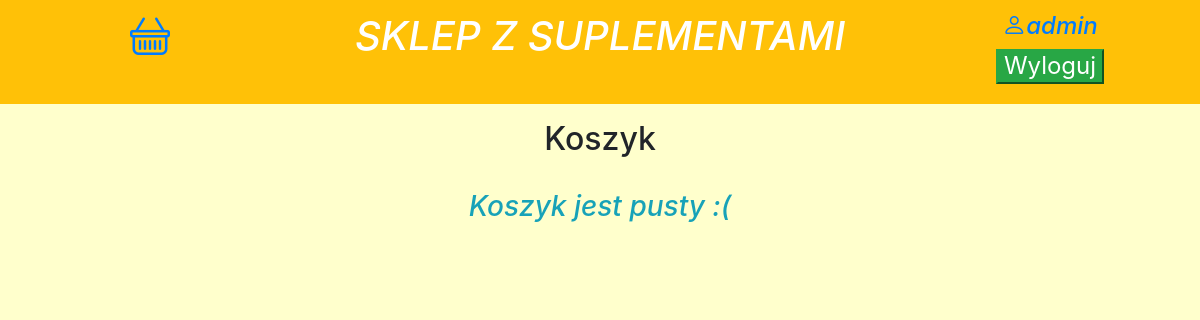
Page /koszyk/ (signed in) on the earlier database version.
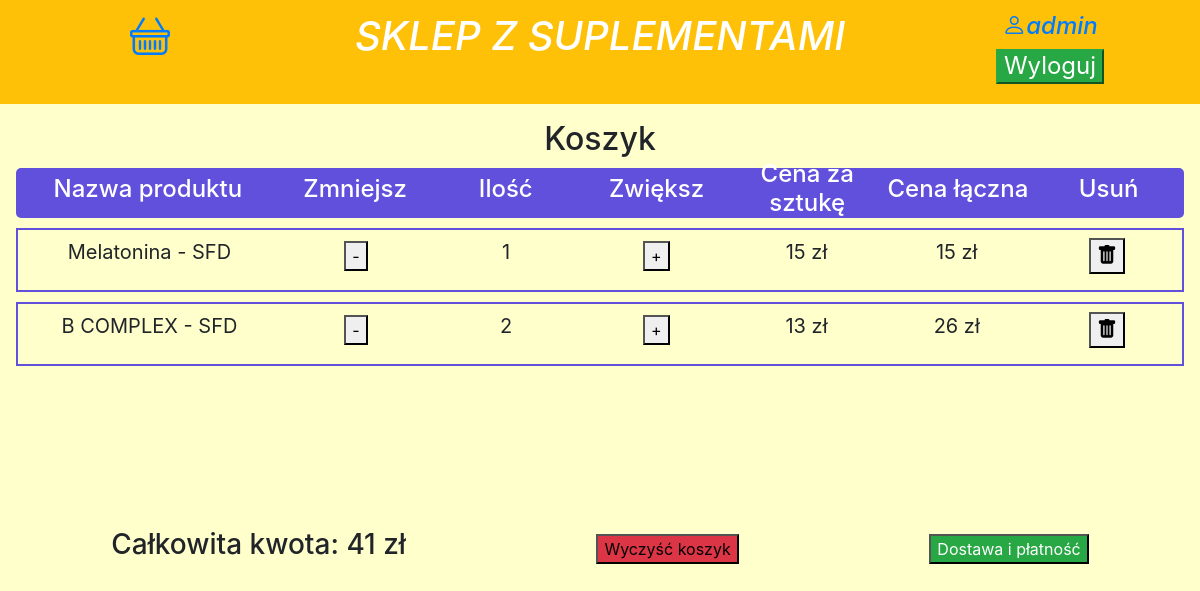
Same page on the later database version.
### Main/models.py (models this page shows, shortened)
class ElementKoszyka(models.Model):
    produkt = models.ForeignKey(Supplement, on_delete=models.CASCADE, related_name='items')
    koszyk = models.ForeignKey(Koszyk, on_delete=models.CASCADE, related_name='cartitems')
    ilosc = models.IntegerField(default=0)
    class Meta:
        verbose_name = "Element koszyka"
        verbose_name_plural = "Elementy koszyka"
    @property
    def kwota(self):
        cena = self.produkt.cena.split()
        nowa_cena = int(cena[0]) * self.ilosc
        return nowa_cena

class Supplement(models.Model):
    kategoria = models.ForeignKey(Kategoria, on_delete=models.CASCADE, null=True)
    producent = models.ForeignKey(Producent, on_delete=models.CASCADE, null=True)
    foto = models.ForeignKey(Foto, on_delete=models.CASCADE, null=True)
    nazwa = models.CharField(max_length=50)
    opis = models.TextField(max_length=3500)
    dostepnosc = models.CharField(max_length=50)
    cena = models.CharField(max_length=50)
    rodzaj_suplementu = models.CharField(max_length=50)
    pojemnosc_suplementu = models.CharField(max_length=50)
    class Meta:
        verbose_name = "Suplement"
        verbose_name_plural = "Suplementy"

class Producent(models.Model):
    nazwa = models.CharField(max_length=50)
    def __str__(self):
        return self.nazwa
    class Meta:
        verbose_name = "Producent"
        verbose_name_plural = "Producenci"

class Koszyk(models.Model):
    id = models.UUIDField(default=uuid.uuid4, primary_key=True)
    klient = models.ForeignKey(User, on_delete=models.CASCADE)
    zamowione = models.BooleanField(default=False)
    class Meta:
        verbose_name = "Koszyk"
        verbose_name_plural = "Koszyk"
    @property
    def kompletna_kwota(self):
        elementy_koszyka = self.cartitems.all()
        cena = sum([produkt.kwota for produkt in elementy_koszyka])
        return cena

### Main/views.py (the view)
# urls.py: path('koszyk/', views.koszyk, name="koszyk"),
def koszyk(request):
    cart = None
    cartitems = []
    if request.user.is_authenticated:
        cart, created = Koszyk.objects.get_or_create(klient=request.user, zamowione=False)
        cartitems = cart.cartitems.all()
    context = {"cart": cart, "items": cartitems}
    return render(request, "koszyk.html", context)

### Main/templates/koszyk.html (shortened to what this page needs)
{% load static %}
<!DOCTYPE html>
<html lang="pl">
<head>
    {% load static %}
    <link rel="stylesheet" href="{% static 'css/bootstrap.min.css' %}">
    <link rel="stylesheet" href="{% static 'css/bootstrap.css' %}">
    <link rel="stylesheet" href="{% static 'css/style.css' %}">
    <link rel="stylesheet" href="https://cdn.jsdelivr.net/npm/bootstrap-icons@1.5.0/font/bootstrap-icons.css">
</head>
<body>
    <div class="row font-italic text-white bg-light">
        <div class="col-3 bg-warning d-none d-md-block">
            <h1><a href="{% url 'koszyk' %}"><span class="bi-basket"></span></a></h1>
        </div>
        <div class="col-6 bg-warning d-none d-md-block">
            <h1><a class="text-white" href="{% url 'index' %}"> SKLEP Z SUPLEMENTAMI </a></h1>
        </div>
        <div class="col-3 bg-warning d-none d-md-block">
            <h4>
                {% if request.user.is_anonymous %}
                    <h4><button class="btn-success"><a class="text-white" href="{% url 'wylogowanie' %}">Zaloguj</a></button></h4>
                {% else %}
                    <a href="{% url 'profil' %}"><span class="bi-person">{{ request.user }}</span></a>
                    <h4><button class="btn-success"><a class="text-white" href="{% url 'wylogowanie' %}">Wyloguj</a></button></h4>
                {% endif %}
            </h4>
        </div>
    </div>
    <div class="text-center p-3">
        <h2>Koszyk</h2>
    {% if not items %}
        <br><h3 class="font-italic text-info">Koszyk jest pusty :(</h3>
    {% endif %}
    {% if items %}
        <div class="heading">
            <div class="p_name"><h4>Nazwa produktu</h4></div>
            <div class="name"><h4>Zmniejsz</h4></div>
            <div class="name"><h4>Ilość</h4></div>
            <div class="name"><h4>Zwiększ</h4></div>
            <div class="name"><h4>Cena za sztukę</h4></div>
            <div class="name"><h4>Cena łączna</h4></div>
            <div class="name"><h4>Usuń</h4></div>
        </div>
        <div class="itemContainer">
            {% for suplement in items %}
                    <div class="item">
                      <div class="iteminfo">
                        <p>{{suplement.produkt.nazwa}} - {{ suplement.produkt.producent }}</p>
                      </div>
                        <div class="name"><p><button class="small mt-2 minus" value="{{ suplement.id }}">-</button></p></div>
                        <div class="name"><p>{{ suplement.ilosc }}</p></div>
                        <div class="name"><p><button class="small mt-2 plus" value="{{ suplement.id }}">+</button></p></div>
                        <div class="name"><p>{{suplement.produkt.cena}}</p></div>
                        <div class="name"><p>{{suplement.kwota}} zł</p></div>
                        <div class="name"><p><button class="bi bi-trash-fill trash mt-2" value="{{ suplement.id }}"></button></p></div>
                    </div>
            {% endfor %}
        </div>
        <div class="pay-section">
        <h3>Całkowita kwota: {{cart.kompletna_kwota}} zł</h3>
        <button class="bg-danger empty">Wyczyść koszyk</button>
        <button class="bg-success"><a class="text-white" href="{% url 'zamowienie' %}">Dostawa i płatność</a></button>
        </div>
    {% endif %}
    </div>
</body>
</html>

### Main/static/css/style.css (style rules this page uses)
p { font-size: 20px; }
.heading { width: 100%; height: 50px; display: flex; align-items: center; justify-content: space-evenly; background-color: #6050DC; border-radius: 5px; color: white; margin-top: 10px; }
.name, .p_name { width: 200px; display: flex; align-items: center; justify-content: center; }
.p_name { width: 350px; }
.itemContainer { width: 100%; height: 300px; overflow-y: auto; margin-top: 10px; }
.item { width: 100%; height: auto; display: flex; align-items: center; justify-content: space-evenly; border: 2px solid #6050DC; margin-bottom: 10px; }
.item .iteminfo { display: flex; align-items: center; justify-content: space-around; width: 350px; }
.pay-section { width: 100%; height: auto; display: flex; align-items: center; justify-content: space-around; }

### Main/templates/koszyk.html (style rules this page uses)
body { background-color: #ffffcc; margin: 0; padding: 0; }
[class *= "col-"] { background-color: #ffffcc; text-align: center; padding: 1%; }
.row { margin: 0; }

Differences in the rows shown:
added ElementKoszyka: produkt.nazwa "Melatonina", produkt.producent "SFD", {{ suplement.id }} 207 (drawn), ilosc "1", produkt.cena "15 zł", kwota "15"
added ElementKoszyka: produkt.nazwa "B COMPLEX", produkt.producent "SFD", {{ suplement.id }} 208 (drawn), ilosc "2", produkt.cena "13 zł", kwota "26"
now on this page (row unchanged): Koszyk: kompletna_kwota "41"
Other differences:
text no longer shown: "Koszyk jest pusty :("
text now shown: "Nazwa produktu Zmniejsz Ilość Zwiększ Cena za sztukę Cena łączna Usuń Całkowita kwota: zł Wyczyść koszyk Dostawa i płatność"
